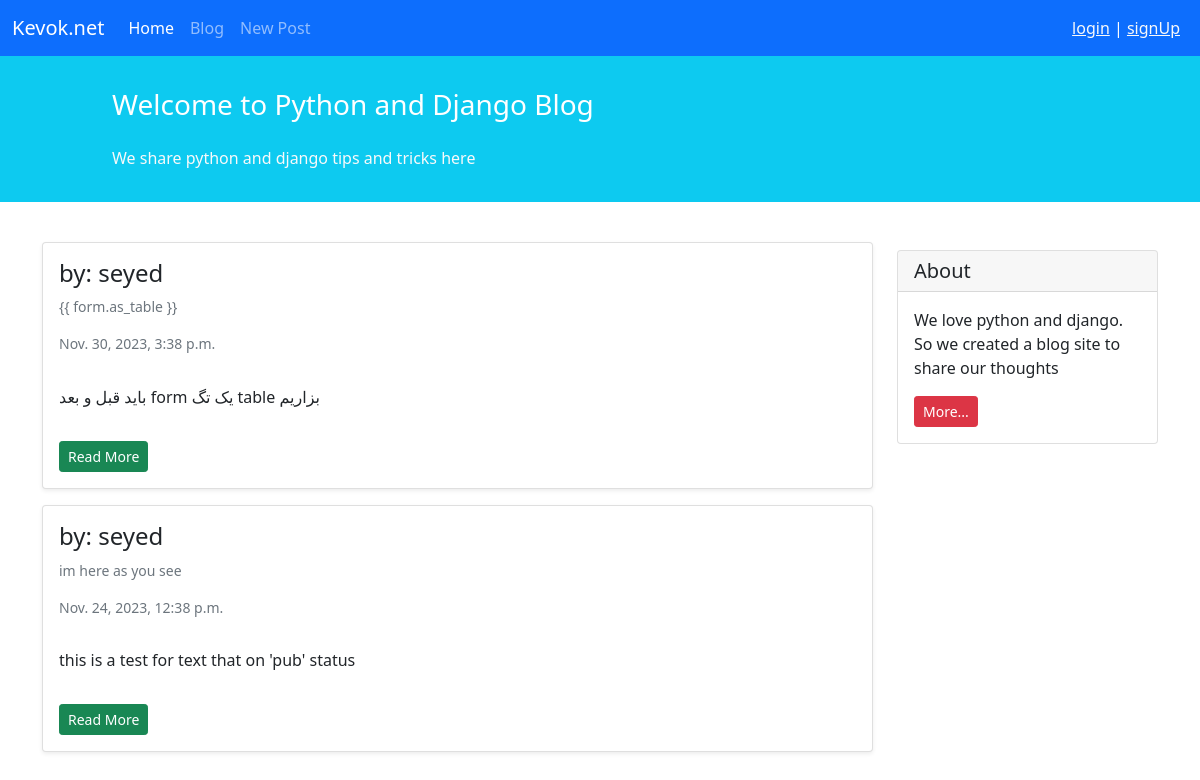
/blog/, run on an earlier commit of the app's database.
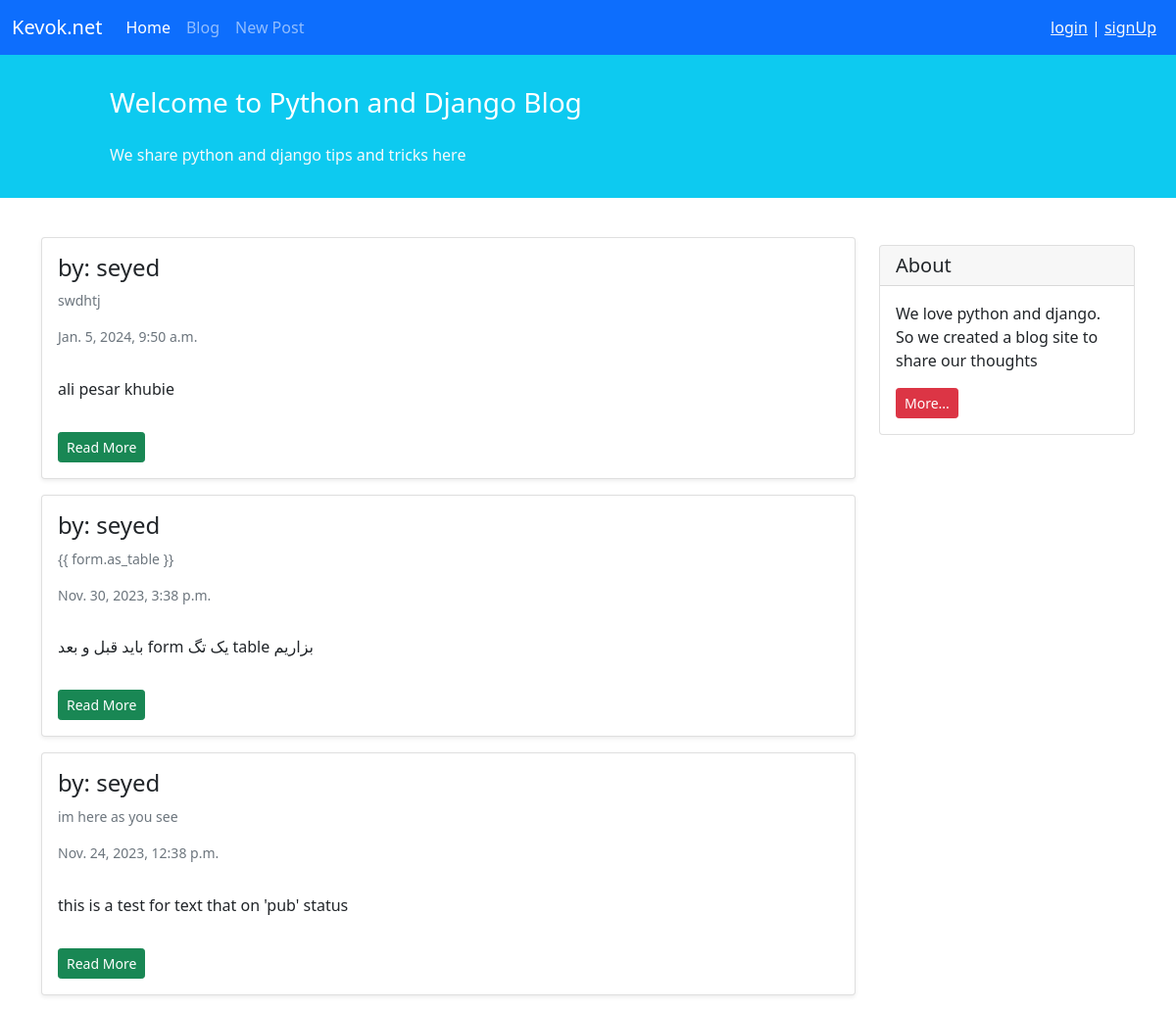
And on a later commit of the database.
### pages/models.py (models this page shows, shortened)
class Post(models.Model):
    STATUS_CHOICES = (
        ('pub','published'),
        ('drf','draft'),
    )
    title = models.CharField(max_length=100)
    text = models.TextField()
    author = models.ForeignKey('auth.User',on_delete=models.CASCADE) # app auth ->  Table user
    datetime_created = models.DateTimeField(auto_now_add=True)
    datetime_modified = models.DateTimeField(auto_now=True)
    status = models.CharField(choices=STATUS_CHOICES , max_length=3)

### pages/views.py (the view)
# urls.py: path('', views.PostListView.as_view(), name='blog-page'),
class PostListView(generic.ListView):
    model = Post
    template_name = 'blog/post_list.html'
    context_object_name = 'posts'
    def get_queryset(self):
        return Post.objects.filter(status= 'pub').order_by(('-datetime_modified'))

### pages/templates/blog/post_list.html (shortened to what this page needs)
{% extends '_base.html' %}
{% block content %}
    <div class="container mt-4">
        <div class="row">
            <div class="col-9">
                {% for post in posts %}
                    <div class="card shadow-sm my-3">
                        <div class="card-body">
                            <h4 class="author">by: {{ post.author }}</h4>
                            <h5 class="card-subtitle mb-2 text-muted small py-2">{{ post.title }}</h5>
                            <h6 class="card-subtitle mb-2 text-muted small py-2">{{ post.datetime_created }}</h6>
                            <p class="card-text py-3">
                                {{ post.text }}
                            </p>
                            <div>
                                <a class="btn btn-sm btn-success" href="{% url 'post-detail' post.id %}">Read More </a>
                            </div>
                        </div>
                    </div>
                {% endfor %}
            </div>
            <div class="col-3">
                <div class="card my-4">
                    <h5 class="card-header">About</h5>
                    <div class="card-body">
                        <p class="card-text">We love python and django. So we created a blog site to share our
                            thoughts</p>
                        <a href="#"
                           class="btn btn-sm btn-danger">
                            More...
                        </a>
                    </div>
                </div>
            </div>
        </div>
    </div>
{% endblock content %}

What changed in the data, as far as the page shows it:
added Post: author "seyed", title "swdhtj", datetime_created "Jan. 5, 2024, 9:50 a.m.", text "ali pesar khubie"
